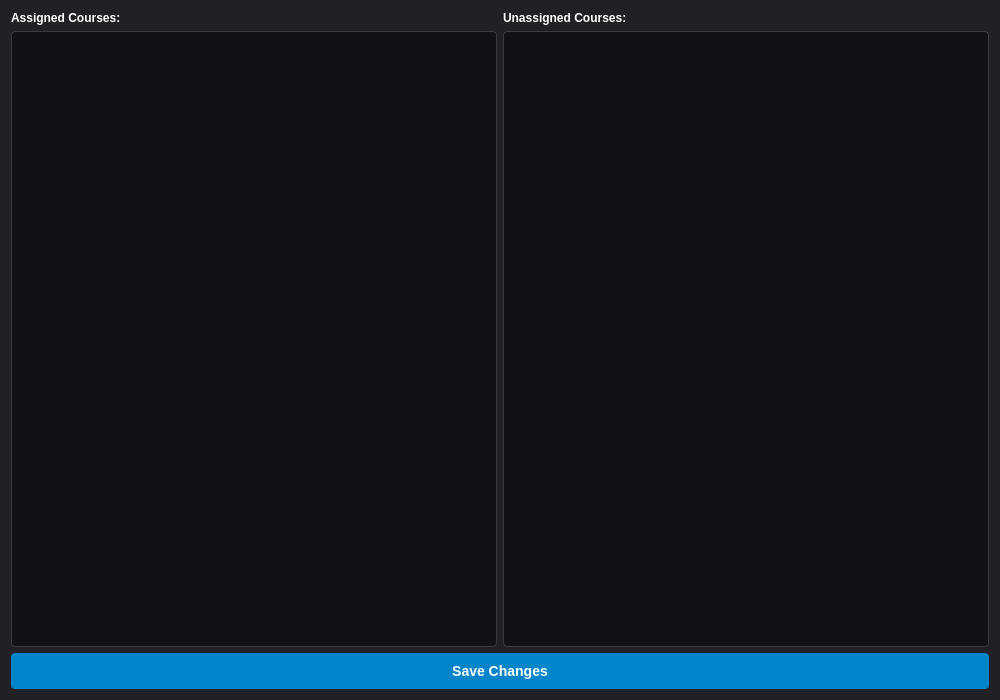
<?xml version="1.0" encoding="UTF-8"?>
<ui version="4.0">
 <class>CourseMappingDialog</class>
 <widget class="QDialog" name="CourseMappingDialog">
  <property name="geometry">
   <rect><x>0</x><y>0</y><width>1000</width><height>700</height></rect>
  </property>
  <property name="windowTitle">
   <string>Map Courses to Control Codes</string>
  </property>
  <property name="styleSheet">
   <string notr="true">
    QDialog { background: #202025; color: white; }
    QLabel { color: white; font-weight: bold; }
    QTreeWidget, QListWidget { background: #121214; border: 1px solid #3a3a40; color: white; outline: none; border-radius: 4px; padding: 4px;}
    QTreeWidget::item:selected, QListWidget::item:selected { background: #0085ca; }
    QTreeWidget::item:hover, QListWidget::item:hover { background: #2a2a30; }
    QPushButton { padding: 10px; border-radius: 4px; font-weight: bold; }
    QPushButton#btn_save { background: #0085ca; color: white; font-size: 14px;}
    QPushButton#btn_save:hover { background: #3c649f; }
    
    QScrollBar:vertical { background: #121214; width: 14px; margin: 0px 0px 0px 0px; border-left: 1px solid #3a3a40; }
    QScrollBar::handle:vertical { background: #3a3a40; min-height: 20px; border-radius: 7px; margin: 2px; }
    QScrollBar::handle:vertical:hover { background: #555555; }
    QScrollBar::add-line:vertical, QScrollBar::sub-line:vertical { height: 0px; }
    
    QScrollBar:horizontal { background: #121214; height: 14px; margin: 0px 0px 0px 0px; border-top: 1px solid #3a3a40; }
    QScrollBar::handle:horizontal { background: #3a3a40; min-width: 20px; border-radius: 7px; margin: 2px; }
    QScrollBar::handle:horizontal:hover { background: #555555; }
    QScrollBar::add-line:horizontal, QScrollBar::sub-line:horizontal { width: 0px; }
   </string>
  </property>
  <layout class="QVBoxLayout" name="main_layout">
   <item>
    <layout class="QHBoxLayout" name="horizontalLayout">
     
     <!-- LEFT SIDE: ASSIGNED COURSES TREE -->
     <item>
      <layout class="QVBoxLayout" name="left_layout">
       <item>
        <widget class="QLabel" name="lbl_tree">
         <property name="text"><string>Assigned Courses:</string></property>
        </widget>
       </item>
       <item>
        <widget class="QTreeWidget" name="tree_categories">
         <property name="headerHidden"><bool>true</bool></property>
         <property name="dragEnabled"><bool>true</bool></property>
         <property name="acceptDrops"><bool>true</bool></property>
         <property name="dragDropMode"><enum>QAbstractItemView::DragDrop</enum></property>
         <property name="selectionMode"><enum>QAbstractItemView::ExtendedSelection</enum></property>
         <column><property name="text"><string notr="true">1</string></property></column>
        </widget>
       </item>
      </layout>
     </item>

     <!-- RIGHT SIDE: UNASSIGNED COURSES -->
     <item>
      <layout class="QVBoxLayout" name="right_layout">
       <item>
        <widget class="QLabel" name="lbl_list">
         <property name="text"><string>Unassigned Courses:</string></property>
        </widget>
       </item>
       <item>
        <widget class="QListWidget" name="list_unassigned">
         <property name="dragEnabled"><bool>true</bool></property>
         <property name="acceptDrops"><bool>true</bool></property>
         <property name="dragDropMode"><enum>QAbstractItemView::DragDrop</enum></property>
         <property name="selectionMode"><enum>QAbstractItemView::ExtendedSelection</enum></property>
        </widget>
       </item>
      </layout>
     </item>

    </layout>
   </item>
   
   <item>
    <widget class="QPushButton" name="btn_save">
     <property name="text"><string>Save Changes</string></property>
    </widget>
   </item>
  </layout>
 </widget>
 <resources/>
 <connections/>
</ui>
